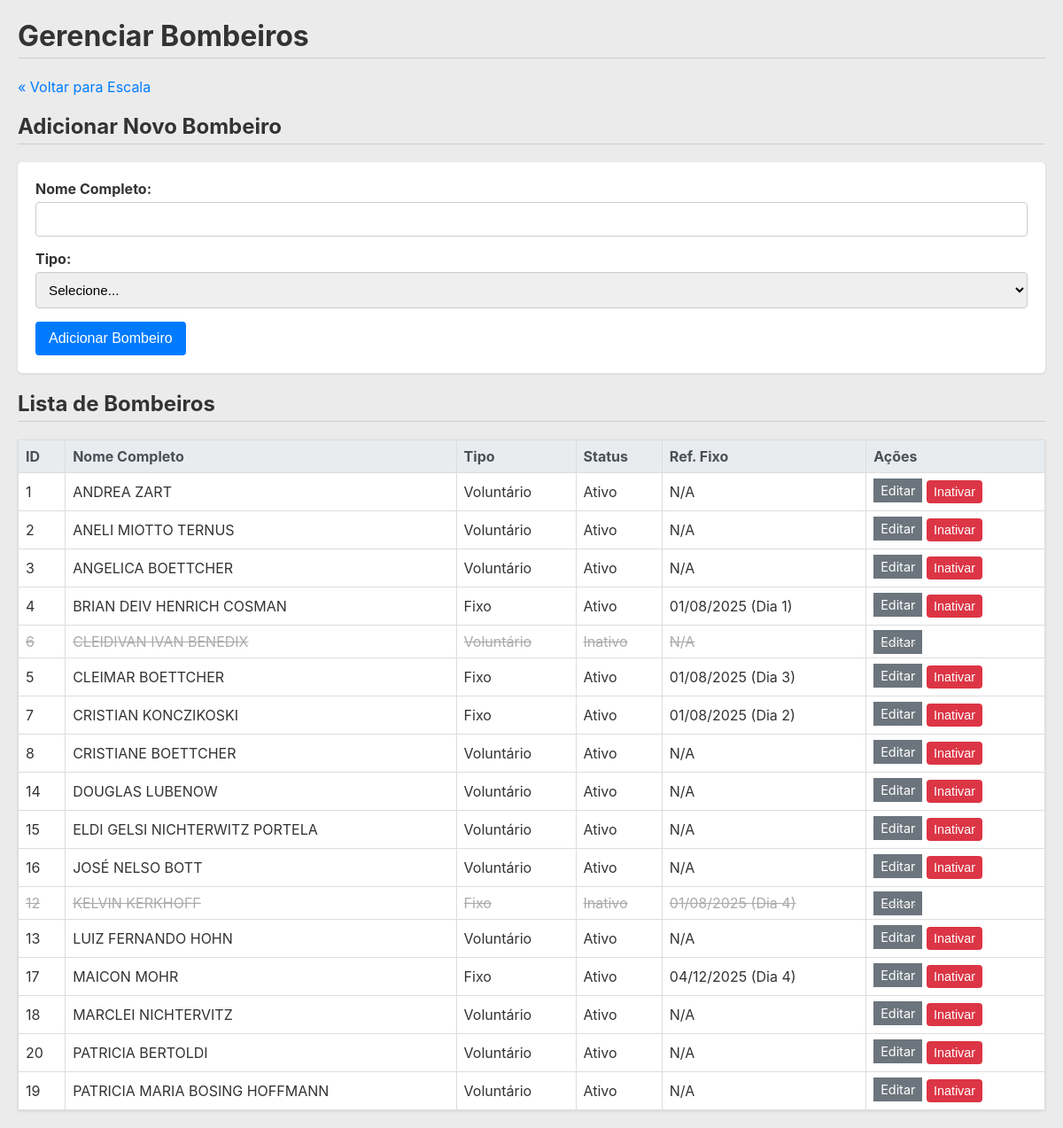
/escala_bombeiros/bombeiros.php, run on an earlier commit of the app's database.
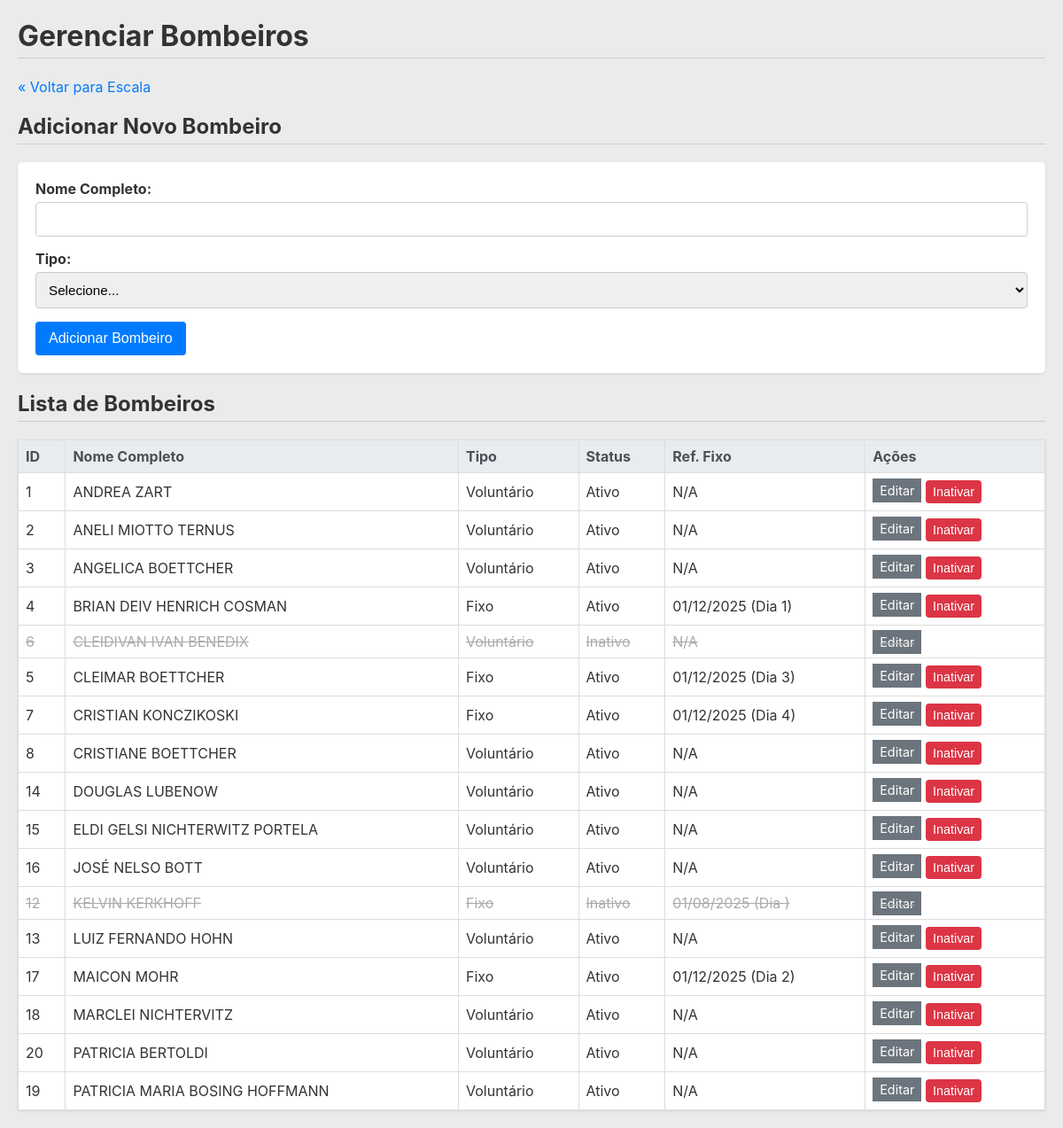
And on a later commit of the database.
### tables this page shows
CREATE TABLE `bombeiros` (
  `id` int(11) NOT NULL,
  `nome_completo` varchar(255) NOT NULL,
  `email` varchar(191) DEFAULT NULL,
  `cpf` varchar(14) DEFAULT NULL COMMENT 'Formato 000.000.000-00',
  `endereco` varchar(255) DEFAULT NULL COMMENT 'Endereço residencial completo',
  `telefone` varchar(20) DEFAULT NULL COMMENT 'Número de telefone principal',
  `telefone_emergencia` varchar(20) DEFAULT NULL COMMENT 'Contato de emergência (nome e telefone)',
  `tipo` enum('BC','Fixo') NOT NULL,
  `pular_ordem` tinyint(1) NOT NULL DEFAULT 0,
  `ativo` tinyint(1) NOT NULL DEFAULT 1,
  `fixo_ref_data` date DEFAULT NULL,
  `fixo_ref_dia_ciclo` tinyint(1) DEFAULT NULL CHECK (`fixo_ref_dia_ciclo` between 1 and 4),
  `data_cadastro` timestamp NOT NULL DEFAULT current_timestamp(),
  `endereco_rua` varchar(255) DEFAULT NULL,
  `endereco_numero` varchar(20) DEFAULT NULL,
  `endereco_bairro` varchar(100) DEFAULT NULL,
  `endereco_cidade` varchar(100) DEFAULT NULL,
  `endereco_uf` varchar(2) DEFAULT NULL,
  `endereco_cep` varchar(10) DEFAULT NULL,
  `telefone_principal` varchar(20) DEFAULT NULL,
  `contato_emergencia_nome` varchar(255) DEFAULT NULL,
  `contato_emergencia_fone` varchar(20) DEFAULT NULL,
  `dados_bancarios` text DEFAULT NULL COMMENT 'Ex: Banco XPTO, Ag: 0001, C/C: 12345-6',
  `tamanho_gandola` varchar(20) DEFAULT NULL,
  `tamanho_camiseta` varchar(20) DEFAULT NULL,
  `tamanho_calca` varchar(20) DEFAULT NULL,
  `tamanho_calcado` varchar(10) DEFAULT NULL,
  `banco_nome` varchar(100) DEFAULT NULL COMMENT 'Nome do Banco',
  `banco_agencia` varchar(20) DEFAULT NULL COMMENT 'Número da Agência (com dígito, se houver)',
  `banco_conta` varchar(30) DEFAULT NULL COMMENT 'Número da Conta Corrente/Poupança (com dígito)',
  `banco_pix` varchar(100) DEFAULT NULL COMMENT 'Chave PIX principal (CPF, e-mail, telefone, aleatória)',
  `usuario_id` int(11) DEFAULT NULL
);

### escala_bombeiros/bombeiros.php (the view, shortened to what this page needs)
<?php
require_once __DIR__ . '/includes/funcoes.php';
$bombeiros = [];
$sql_select = "SELECT id, nome_completo, tipo, ativo, fixo_ref_data, fixo_ref_dia_ciclo FROM bombeiros ORDER BY nome_completo ASC";
if ($result = mysqli_query($conn, $sql_select)) {
    while ($row = mysqli_fetch_assoc($result)) {
        $bombeiros[] = $row;
    }
} else {
    $erro = "Erro ao buscar bombeiros: " . mysqli_error($conn);
}
?>
<!DOCTYPE html>
<html lang="pt-br">
<head>
    <link rel="stylesheet" href="css/style.css">
</head>
<body>
    <h1>Gerenciar Bombeiros</h1>
    <p><a href="escala.php">« Voltar para Escala</a></p>
    <h2>Adicionar Novo Bombeiro</h2>
    <form action="bombeiros.php" method="post">
        <div>
            <label for="nome_completo">Nome Completo:</label>
            <input type="text" id="nome_completo" name="nome_completo" required>
        </div>
        <div>
            <label for="add_tipo">Tipo:</label>
            <select id="add_tipo" name="tipo" required>
                <option value="">Selecione...</option>
            </select>
        </div>
        <button type="submit" name="add_bombeiro">Adicionar Bombeiro</button>
    </form>
    <h2>Lista de Bombeiros</h2>
    <?php if (!empty($bombeiros)): ?>
        <table>
            <thead>
                <tr>
                    <th>ID</th>
                    <th>Nome Completo</th>
                    <th>Tipo</th>
                    <th>Status</th>
                    <th>Ref. Fixo</th>
                    <th>Ações</th>
                </tr>
            </thead>
            <tbody>
                <?php foreach ($bombeiros as $b): ?>
                    <tr class="<?php echo $b['ativo'] ? '' : 'bombeiro-inativo'; ?>">
                        <td><?php echo $b['id']; ?></td>
                        <td><?php echo htmlspecialchars($b['nome_completo']); ?></td>
                        <td><?php echo $b['tipo'] == 'BC' ? 'Voluntário' : 'Fixo'; ?></td>
                        <td><?php echo $b['ativo'] ? 'Ativo' : 'Inativo'; ?></td>
                        <td>
                            <?php if ($b['tipo'] == 'Fixo' && $b['fixo_ref_data']): ?>
                                <?php echo date('d/m/Y', strtotime($b['fixo_ref_data'])) . ' (Dia ' . $b['fixo_ref_dia_ciclo'] . ')'; ?>
                            <?php else: ?>
                                N/A
                            <?php endif; ?>
                        </td>
                        <td>
                            <a href="editar_bombeiro.php?id=<?php echo $b['id']; ?>" class="btn-secondary" style="padding: 5px 8px; font-size: 0.9em; color:white;">Editar</a>
                            <?php if ($b['ativo']):  ?>
                                <form action="bombeiros.php" method="post" style="display: inline; padding: 0; margin: 0; box-shadow: none; background: none;">
                                    <button type="submit" class="btn-danger btn-delete-bombeiro" style="padding: 5px 8px; font-size: 0.9em;">Inativar</button>
                                </form>
                            <?php else:  ?>
                            <?php endif; ?>
                        </td>
                    </tr>
                <?php endforeach; ?>
            </tbody>
        </table>
    <?php else: ?>
        <p>Nenhum bombeiro cadastrado.</p>
    <?php endif; ?>
</body>
</html>

### escala_bombeiros/css/style.css (style rules this page uses)
body { font-family: -apple-system, BlinkMacSystemFont, "Segoe UI", Roboto, Helvetica, Arial, sans-serif; margin: 20px; background-color: #00000014; color: #333; }
h1, h2 { color: #333; border-bottom: 1px solid #ccc; padding-bottom: 5px; }
a { color: #007bff; text-decoration: none; }
form { background-color: #fff; padding: 20px; border-radius: 5px; box-shadow: 0 1px 3px rgba(0,0,0,0.1); margin-bottom: 20px; }
label { display: block; margin-bottom: 5px; font-weight: bold; }
input[type="text"], input[type="date"], input[type="number"], select, textarea { width: 100%; padding: 10px; margin-bottom: 15px; border: 1px solid #ccc; border-radius: 4px; box-sizing: border-box; font-size: 0.95em; }
button, input[type="submit"], .button-link { background-color: #007bff; color: white !important; padding: 10px 15px; border: none; border-radius: 4px; cursor: pointer; font-size: 1em; text-decoration: none; display: inline-block; vertical-align: middle; transition: background-color 0.2s ease; }
.btn-danger { background-color: #dc3545; }
.btn-secondary { background-color: #6c757d; }
table { width: 100%; border-collapse: collapse; margin-bottom: 20px; background-color: #fff; box-shadow: 0 1px 3px rgba(0,0,0,0.1); }
th, td { border: 1px solid #ddd; padding: 8px; text-align: left; }
th { background-color: #e9ecef; color: #495057; }
.bombeiro-inativo td { color: #aaa; text-decoration: line-through; }

What changed in the data, as far as the page shows it:
changed bombeiros "BRIAN DEIV HENRICH COSMAN": fixo_ref_data "01/08/2025" → "01/12/2025"
changed bombeiros "CLEIMAR BOETTCHER": fixo_ref_data "01/08/2025" → "01/12/2025"
changed bombeiros "CRISTIAN KONCZIKOSKI": fixo_ref_data "01/08/2025" → "01/12/2025"; fixo_ref_dia_ciclo "2" → "4"
changed bombeiros "KELVIN KERKHOFF": fixo_ref_dia_ciclo "4" → (not shown)
changed bombeiros "MAICON MOHR": fixo_ref_data "04/12/2025" → "01/12/2025"; fixo_ref_dia_ciclo "4" → "2"
